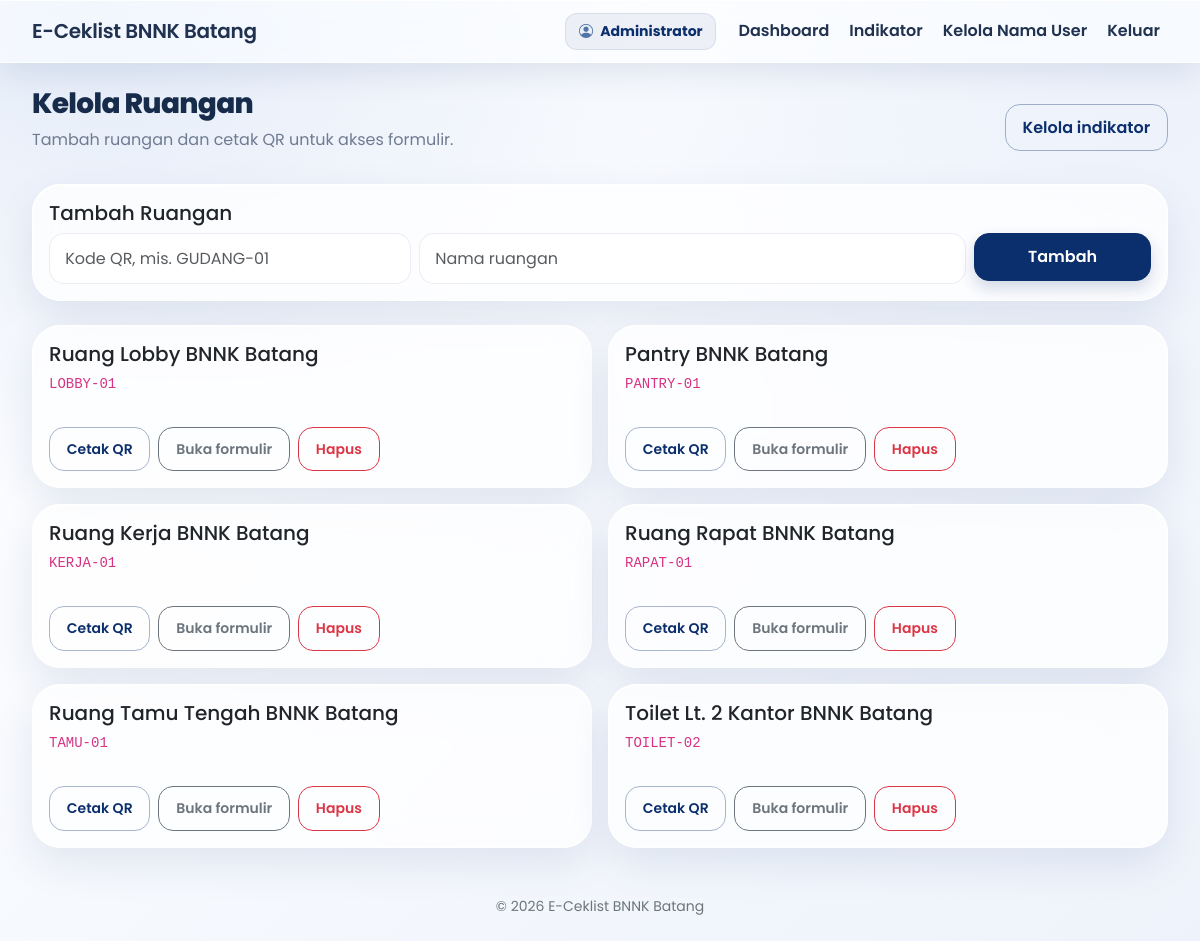
The app's page /admin/kelola_ruangan.php (signed in) with its own data.
### tables this page shows
CREATE TABLE ruangan (
 id INT AUTO_INCREMENT PRIMARY KEY,
 kode_qr VARCHAR(60) NOT NULL UNIQUE,
 nama_ruangan VARCHAR(150) NOT NULL
);

### config/koneksi.php (called while the page is built, shortened)
<?php
function e($value): string {
    return htmlspecialchars((string)($value ?? ''), ENT_QUOTES, 'UTF-8');
}
function base_url(string $path = ''): string {
    $script = str_replace('\\', '/', $_SERVER['SCRIPT_NAME'] ?? '/e-ceklist/index.php');
    $root = preg_replace('~/(auth|petugas|verifikator|admin|laporan)/.*$~', '', $script);
    $root = rtrim($root, '/');
    return ($root ?: '') . '/' . ltrim($path, '/');
}

### admin/kelola_ruangan.php (the view, shortened to what this page needs)
<?php
require_once __DIR__.'/../config/koneksi.php';require_role(['admin']);
$rooms=$conn->query('SELECT * FROM ruangan ORDER BY id')->fetch_all(MYSQLI_ASSOC);$page_title='Kelola Ruangan';include __DIR__.'/../includes/header.php';
?>
<div class="d-flex justify-content-between align-items-center mb-3"><div><h1 class="h3 page-heading">Kelola Ruangan</h1><p class="muted">Tambah ruangan dan cetak QR untuk akses formulir.</p></div><a class="btn btn-outline-primary" href="<?= e(base_url('admin/kelola_indikator.php')) ?>">Kelola indikator</a></div>
<div class="card p-3 mb-4"><h2 class="h5">Tambah Ruangan</h2><form method="post" class="row g-2"><input type="hidden" name="csrf" value="<?= e(csrf_token()) ?>"><input type="hidden" name="action" value="add"><div class="col-md-4"><input class="form-control" name="kode_qr" placeholder="Kode QR, mis. GUDANG-01" required></div><div class="col-md-6"><input class="form-control" name="nama_ruangan" placeholder="Nama ruangan" required></div><div class="col-md-2"><button class="btn btn-primary w-100">Tambah</button></div></form></div>
<div class="row g-3"><?php foreach($rooms as $r):$target=base_url('petugas/form_ceklist.php?qr='.rawurlencode($r['kode_qr'])); ?><div class="col-12 col-md-6"><div class="card p-3 h-100"><h2 class="h5"><?= e($r['nama_ruangan']) ?></h2><code><?= e($r['kode_qr']) ?></code><div class="d-flex gap-2"><button class="btn btn-outline-primary btn-sm" onclick="printQr('qr<?= (int)$r['id'] ?>')">Cetak QR</button><a class="btn btn-outline-secondary btn-sm" href="<?= e($target) ?>" target="_blank">Buka formulir</a><form method="post" onsubmit="return confirm('Hapus ruangan ini beserta data terkait?')"><button class="btn btn-outline-danger btn-sm">Hapus</button></form></div></div></div><?php endforeach; ?></div>
<?php include __DIR__.'/../includes/footer.php'; ?>

### includes/header.php (style rules this page uses)
:root { --violet:#0B2E6D;--violet-dark:#082454;--ink:#17243b;--muted:#6f7b91;--line:rgba(255,255,255,.92);--glass:rgba(255,255,255,.76) }
* { box-sizing:border-box }
body { min-height:100vh;color:var(--ink);font-family:'Poppins',sans-serif;background:radial-gradient(ellipse at 8% 0%,#e3ebf8 0,transparent 38%),radial-gradient(ellipse at 96% 12%,#edf2fb 0,transparent 34%),linear-gradient(135deg,#ffffff 0%,#f5f8fd 52%,#eef3fb 100%);background-attachment:fixed }
.card { background:var(--glass);backdrop-filter:blur(20px);-webkit-backdrop-filter:blur(20px);border:1px solid var(--line);border-radius:28px;box-shadow:0 16px 42px rgba(11,46,109,.09),inset 0 1px 0 #fff }
.btn { border-radius:15px;font-weight:600;padding:.68rem 1.05rem;transition:transform .18s,box-shadow .18s }
.btn-primary { background:var(--violet);border-color:var(--violet);box-shadow:0 7px 16px rgba(11,46,109,.18) }
.btn-outline-primary { border-color:rgba(11,46,109,.35);color:var(--violet) }
.form-control,.form-select { border:1px solid rgba(125,125,165,.15);border-radius:15px;background:rgba(255,255,255,.78);padding:.76rem .95rem }
.page-heading { font-weight:750;letter-spacing:-.65px;color:#172b4b }
.muted { color:var(--muted) }

### records on screen
ruangan: nama_ruangan "Ruang Lobby BNNK Batang", kode_qr "LOBBY-01"
ruangan: nama_ruangan "Pantry BNNK Batang", kode_qr "PANTRY-01"
ruangan: nama_ruangan "Ruang Kerja BNNK Batang", kode_qr "KERJA-01"
ruangan: nama_ruangan "Ruang Rapat BNNK Batang", kode_qr "RAPAT-01"
ruangan: nama_ruangan "Ruang Tamu Tengah BNNK Batang", kode_qr "TAMU-01"
ruangan: nama_ruangan "Toilet Lt. 2 Kantor BNNK Batang", kode_qr "TOILET-02"

### other values on screen
$_SESSION['user']['nama_lengkap'] "Administrator"
